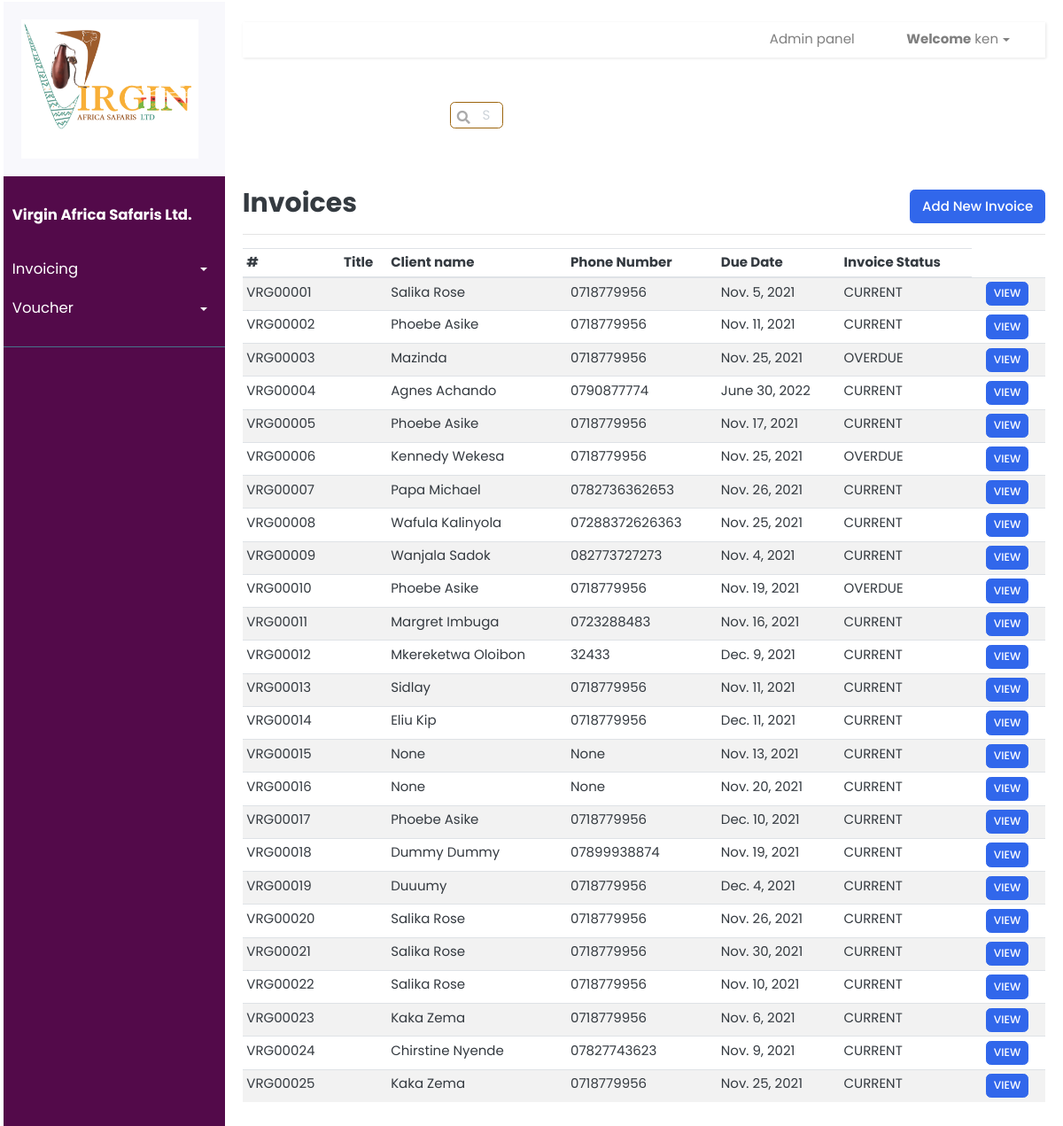
The page /invoices/ (signed in) on the database as committed earlier.
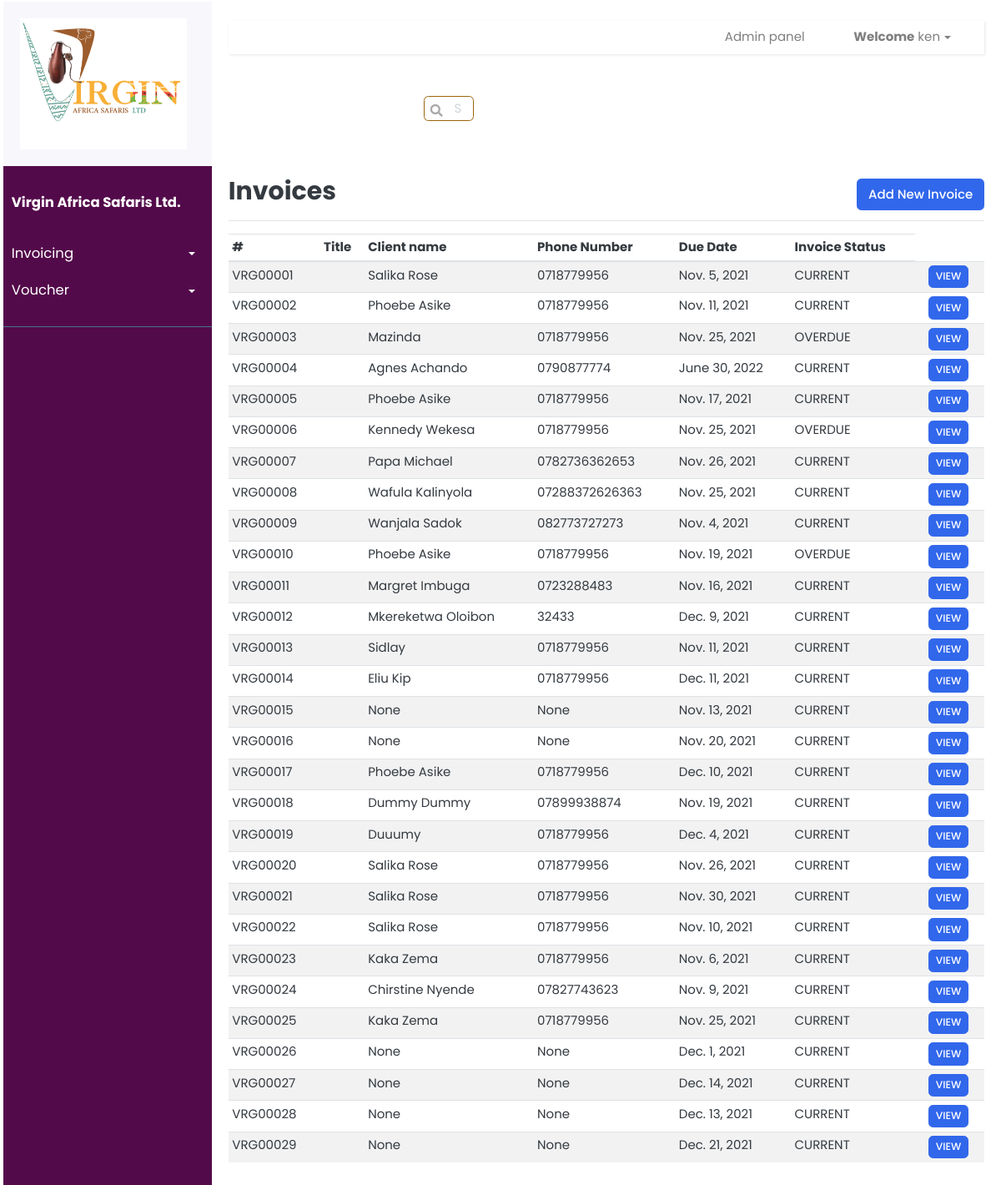
The same page on the database as committed later.
### invoice/models.py (models this page shows, shortened)
class Invoice(models.Model):
	TERMS = [
	('Immediate','Immediate'),
	('15 days', '15 days'),
	('30 days', '30 days'),
	]
	STATUS = [
	('CURRENT', 'CURRENT'),
	('EMAIL_SENT', 'EMAIL_SENT'),
	('OVERDUE', 'OVERDUE'),
	('PAID', 'PAID'),
	]
	number = models.CharField(null=False,default=increment_invoice_number, blank=False, max_length=100, unique=True)
	dueDate = models.DateField(null=True, blank=True)
	paymentTerms = models.CharField(choices=TERMS, default='15 days', max_length=100)
	status = models.CharField(choices=STATUS, default='CURRENT', max_length=100)
	description = models.TextField(null=True, blank=True,max_length=500)
	istaxable = models.BooleanField()
	client = models.ForeignKey(Client, blank=True, null=True, on_delete=models.SET_NULL)
	uniqueId = models.CharField(null=True, blank=True, max_length=100)
	slug = models.SlugField(max_length=500, unique=True, blank=True, null=True)
	date_created = models.DateTimeField(blank=True, null=True)
	last_updated = models.DateTimeField(blank=True, null=True)

class Client(models.Model):
	clientName = models.CharField(null=True, blank=True, max_length=200)
	address = models.CharField(null=True, blank=True, max_length=200)
	postalCode = models.CharField(null=True, blank=True, max_length=10)
	phoneNumber = models.CharField(null=True, blank=True, max_length=100)
	emailAddress = models.CharField(null=True, blank=True, max_length=100)
	uniqueId = models.CharField(null=True, blank=True, max_length=100)
	slug = models.SlugField(max_length=500, unique=True, blank=True, null=True)
	date_created = models.DateTimeField(blank=True, null=True)
	last_updated = models.DateTimeField(blank=True, null=True)

### invoice/views.py (the view)
# urls.py: path("invoices/", invoice_views.view_invoices, name="view-invoices" ),
@login_required
def view_invoices(request):
	context = {}
	invoices = Invoice.objects.all()
	context['invoices'] = invoices
	return render(request, 'invoice/invoices.html', context)

### templates/invoice/invoices.html (shortened to what this page needs)
{% extends 'index.html' %} {% load static %} {% load crispy_forms_tags %}
 {% block content %}
<div class="search-main">
 <div class="form-group has-search">
    <input type="text" class="form-control invoice_search_input" placeholder="Search" id="search" data-url="{% url 'search-invoices' %}"/>
  </div>
  </div>
<div
  class="
    d-flex
    justify-content-between
    flex-wrap flex-md-nowrap
    align-items-center
    pt-3
    pb-2
    mb-3
    border-bottom
  "
>
  <h1 class="h2">Invoices</h1>
  <div class="btn-toolbar mb-2 mb-md-0">
    <div class="btn-group me-2">
      <a href="{% url 'create-invoice' %}"
        ><button type="button" class="btn btn-primary">
          Add New Invoice
        </button></a
      >
    </div>
  </div>
</div>
{% if invoices|length > 0 %}
<div class="table-responsive">
  <table class="table table-striped table-sm table-hover" id="invoiceTable">
    <thead>
      <tr>
        <th>#</th>
        <th>Title</th>
        <th>Client name</th>
        <th>Phone Number</th>
        <th>Due Date</th>
        <th>Invoice Status</th>
      </tr>
    </thead>
    <tbody>
      {% for invoice in invoices %}
      <tr onclick="getElementById('edit-1').click()" style="cursor: pointer">
        <td id="invoicenumber">{{invoice.number}}</td>
        <td>{{invoice.title}}</td>
        <td>{{invoice.client.clientName}}</td>
        <td>{{invoice.client.phoneNumber}}</td>
        <td>{{invoice.dueDate}}</td>
        <td>{{invoice.status}}</td>
        <td>
        </td>
        <td>
          <a href="{% url 'create-build-invoice' invoice.slug %}"
            ><button class="btn btn-primary btn-sm">VIEW</button></a
          >
        </td>
      </tr>
      {% endfor %}
    </tbody>
  </table>
</div>
{% endif %}
{% endblock %}

### templates/index.html (shortened to what this page needs)
{% load static %} {% load crispy_forms_tags %}
<!DOCTYPE html>
<html lang="en">
  <head>
    <link
      href="{% static 'css/bootstrap.css' %}"
      rel="stylesheet"
      type="text/css"
    />
    <link
      href="{% static 'fonts/fontawesome/css/all.min.css' %}"
      type="text/css"
      rel="stylesheet"
    />
    <link href="{% static 'css/ui.css' %}" rel="stylesheet" type="text/css" />
    <link href="{% static 'css/doc.css' %}" rel="stylesheet" type="text/css" />
    <link href="{% static 'css/home.css' %}" rel="stylesheet" type="text/css" />
    <link
      href="{% static 'css/responsive.css' %}"
      rel="stylesheet"
      media="only screen and (max-width: 1200px)"
    />
  </head>
  <body class="forms_body">
    <div class="wrapper">
      <nav class="ml-1" id="sidebar">
        <div class="sidebar-header">
          <img
            src="{% static 'images/logo.PNG' %}"
            style="width: 100%; max-width: 200px"
            alt="Logo"
          />
        </div>
        <ul class="list-unstyled components">
          <p><b>Virgin Africa Safaris Ltd.</b></p>
          <li>
            <a
              href="#homeSubmenu"
              data-toggle="collapse"
              aria-expanded="false"
              class="dropdown-toggle"
              >Invoicing</a
            >
          </li>
          <li>
            <a
              href="#pageSubmenu"
              data-toggle="collapse"
              aria-expanded="false"
              class="dropdown-toggle"
              >Voucher</a
            >
          </li>
        </ul>
        <ul class="list-unstyled CTAs">
        </ul>
      </nav>
      <div id="content">
        <nav class="navbar navbar-expand-lg navbar-light">
          <div class="container-fluid">
            <div class="collapse navbar-collapse" id="navbarSupportedContent">
              <ul class="nav navbar-nav ml-auto">
                <li class="nav-item mr-3">
                  <a
                    class="nav-link mr-4"
                    href="/admin"
                    id="navbarDropdown"
                    role="button"
                    data-toggle="dropdown"
                    aria-haspopup="true"
                    aria-expanded="false"
                    >Admin panel</a
                  >
                </li>
                <li class="nav-item dropdown">
                  <a
                    class="nav-link dropdown-toggle mr-4"
                    href="#"
                    id="navbarDropdown"
                    role="button"
                    data-toggle="dropdown"
                    aria-haspopup="true"
                    aria-expanded="false"
                  >
                    <b>Welcome</b> {{user.get_username}}
                  </a>
                </li>
              </ul>
            </div>
          </div>
        </nav>
        {% block content %} {% endblock %}
      </div>
    </div>
  </body>
</html>

### static/css/ui.css (style rules this page uses)
html { font-family: "Inter", sans-serif; font-size: 15px; }
article:after, .form-group:after { display: block; clear: both; content: ""; }
[class*="list-"] li:after { visibility: hidden; display: block; content: ""; overflow: hidden; height: 0; clear: both; }
.has-search .form-control { padding-left: 2.375rem; }
.search-main { width: 50%; margin: 50px auto; }
.invoice_search_input { padding-left: 25px; height: 20px; }

### static/css/doc.css (style rules this page uses)
table { color: #9c640c; }
input[type="text"] { height: 2em; width: 4em; display: inline-block; border: #9c640c 1px solid; margin: 0 0.5em; }

### static/css/home.css (style rules this page uses)
* { padding-top: 0; }
body { font-family: "Poppins", sans-serif; background: #ffffff; padding-top: 2px; }
p { font-family: "Poppins", sans-serif; font-size: 1.1em; font-weight: 300; line-height: 1.7em; color: #999; }
a, a:hover, a:focus { color: inherit; text-decoration: none; transition: all 0.3s; }
.navbar { padding: 15px 10px; background: #fff; border: none; border-radius: 0; margin-bottom: 10px; box-shadow: 1px 1px 3px rgba(0, 0, 0, 0.1); }
.navbar-expand-lg { background-color: #ffffff; width: 100%; height: 40px; }
.wrapper { display: flex; width: 100%; align-items: stretch; }
#sidebar { min-width: 250px; max-width: 150px; margin-top: 0; background: #530a4a; color: #fff; transition: all 0.3s; }
#sidebar .sidebar-header { padding: 20px; background: #f8f8fc; }
#sidebar ul.components { padding: 20px 0; border-bottom: 1px solid #47748b; }
#sidebar ul p { color: #fff; padding: 10px; }
#sidebar ul li a { padding: 10px; font-size: 1.1em; display: block; }
a[data-toggle="collapse"] { position: relative; }
.dropdown-toggle::after { display: block; position: absolute; top: 50%; right: 20px; transform: translateY(-50%); }
ul.CTAs { padding: 20px; }
#content { width: 100%; margin: 0; padding: 20px; padding-top: 0px; min-height: 100vh; transition: all 0.3s; }

Rows that differ between the two databases and show on the page:
added Invoice: number "VRG00026", client.clientName "None", client.phoneNumber "None", dueDate "Dec. 1, 2021", status "CURRENT"
added Invoice: number "VRG00027", client.clientName "None", client.phoneNumber "None", dueDate "Dec. 14, 2021", status "CURRENT"
added Invoice: number "VRG00028", client.clientName "None", client.phoneNumber "None", dueDate "Dec. 13, 2021", status "CURRENT"
added Invoice: number "VRG00029", client.clientName "None", client.phoneNumber "None", dueDate "Dec. 21, 2021", status "CURRENT"
